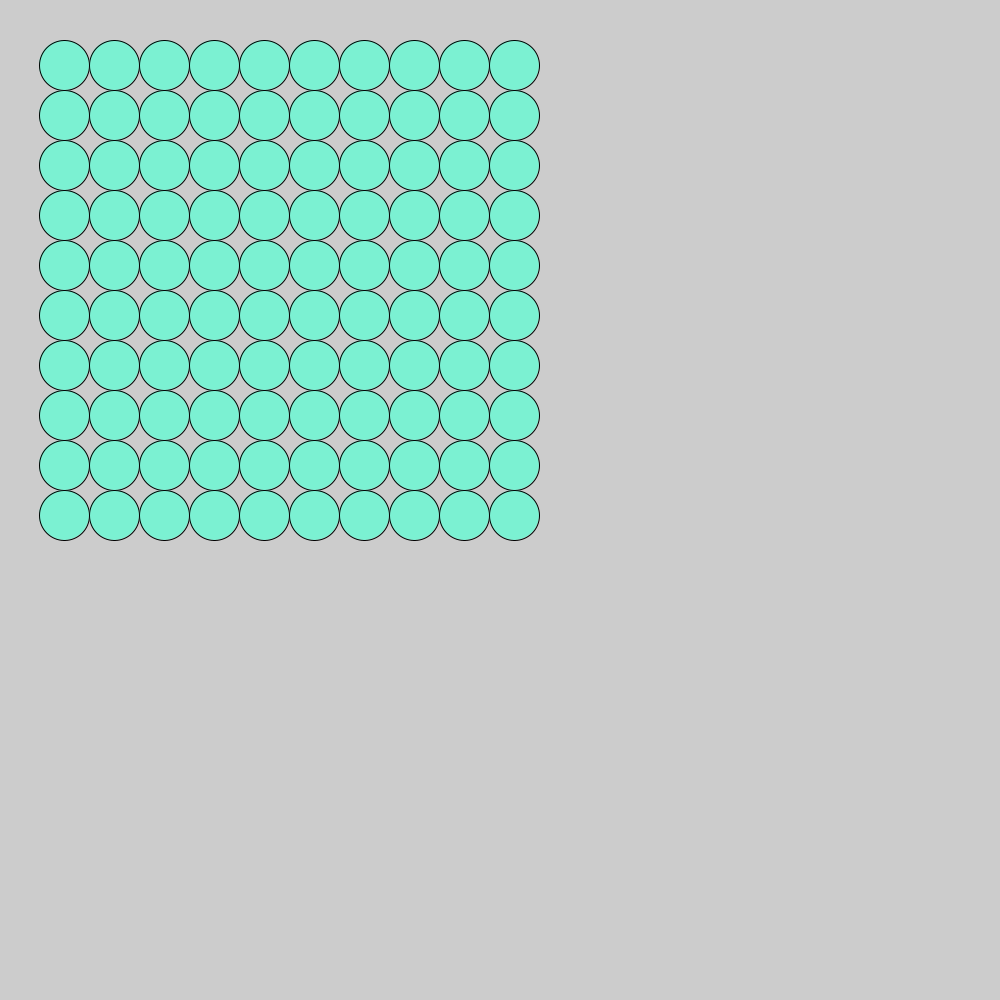
Frame 1 (no input)
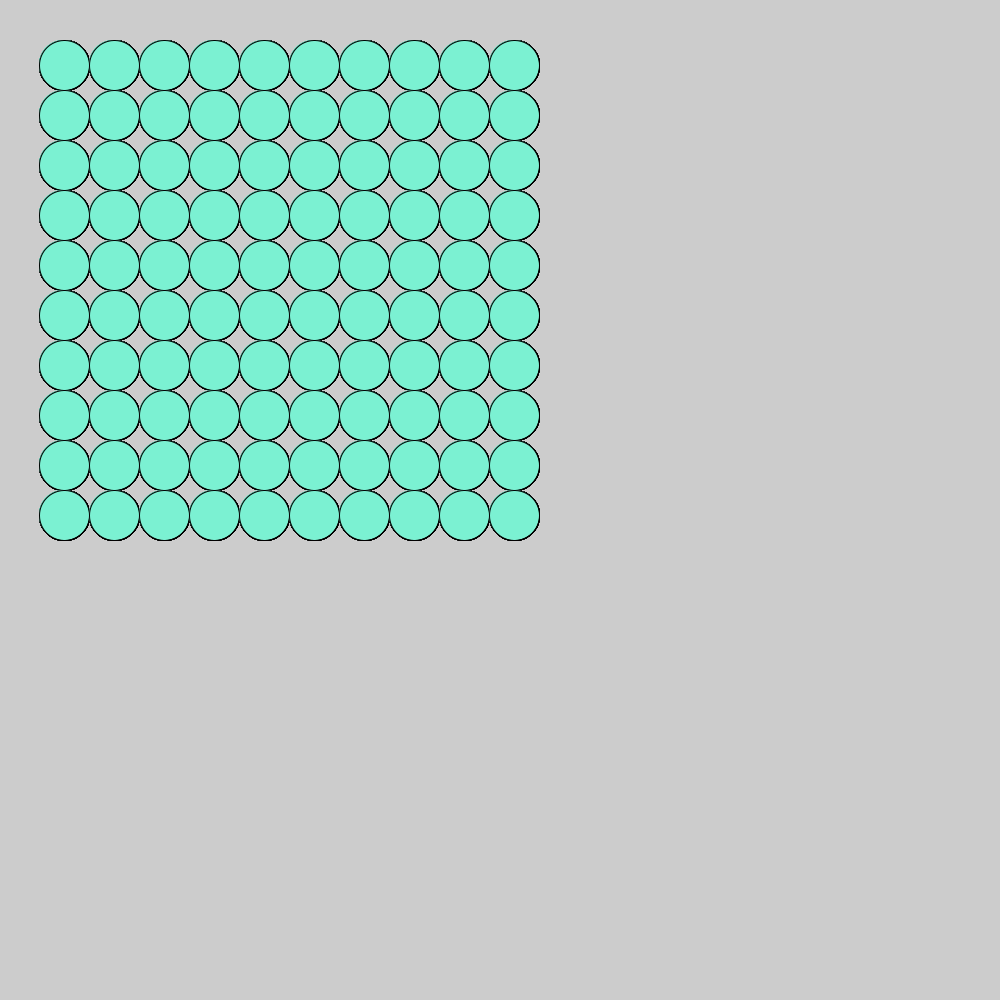
Frame 60 (the mouse pressed at the canvas centre just before this capture)
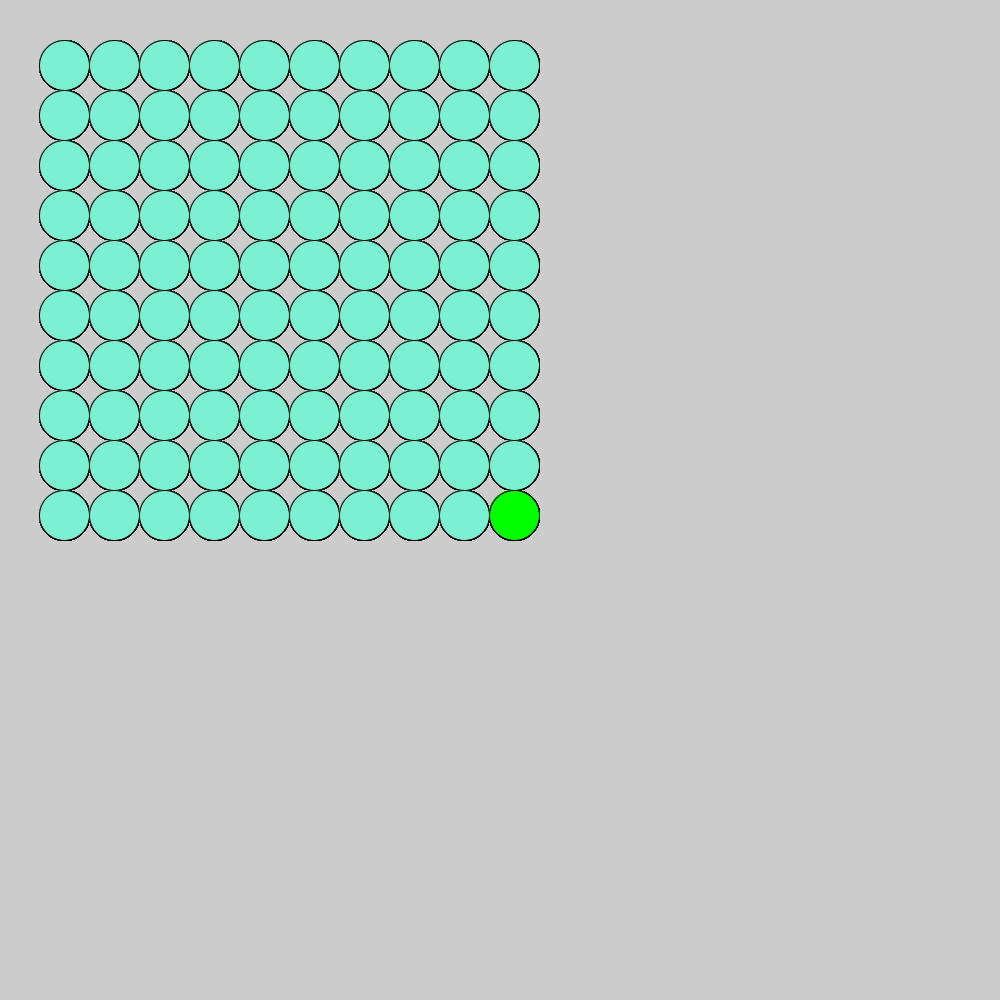
Frame 120 (the mouse held since frame 60 and released just before this capture)

The Processing sketch that drew these frames (run headless with seeded random() and noise(); from frame 60 on, the mouse is pressed at the canvas centre):

// Processing sketch: circle_grid
// ── circle_grid.pde
void setup(){
  
  size(1000,1000);
  
}

void draw(){

//  for (int row=5; row<20; row = row+1)
//  {  // <-- commands issued in these braces happen 10 times 
 
//    for (int col=4; col<20; col = col+1)
//    { // <-- commands issued in these braces happen 100 times
//        fill(123,241,210);
        
//        circle(20 + col*40, 20 + row*40, 30);
//    }
//  }
  for (int row=5; row<500; row = row+50)
  {  // <-- commands issued in these braces happen 10 times 
 
    for (int col=4; col<500; col = col+50)
    { // <-- commands issued in these braces happen 100 times
        fill(123,241,210);
        float x = 20 + col + 40;
        float y = 20 + row + 40;
        float d = dist(mouseX, mouseY, x, y);
        float r = 50;
        
        if (d < r/2 ){
          fill (0,255,0);
        }
     circle(x,y,r);
    }
  } 
}
